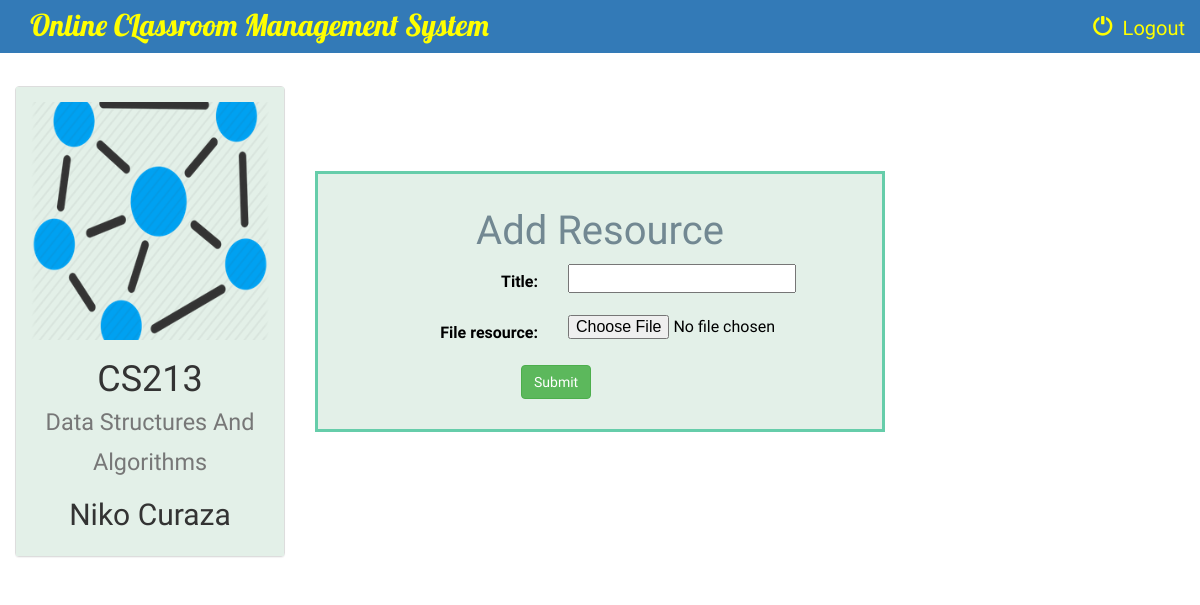
Page /instructor/1/add_resource/ (signed in) on the committed database.
### instructor/models.py (models this page shows, shortened)
class Course(models.Model):
    name = models.CharField(max_length=100)
    code = models.CharField(max_length=100)
    instructor = models.ForeignKey(Instructor, on_delete=models.CASCADE)
    course_logo = models.FileField(default=1)

class Instructor(models.Model):
    user = models.ForeignKey(User,on_delete=models.CASCADE, default=1)
    name = models.CharField(max_length=100)
    information = models.CharField(max_length=1000,default=1)
    def __str__(self):
        return self.name

### instructor/views.py (the view, shortened to what this page needs)
# urls.py: path('<int:course_id>/add_resource/', views.add_resource, name='add_resource'),
@login_required
def add_resource(request, course_id):
    form = ResourceForm(request.POST or None, request.FILES or None)
    instructor = Instructor.objects.get(user=request.user)
    course = Course.objects.get(id=course_id)
    return render(request, 'instructor/add_resource.html', {'form': form, 'course': course})

### instructor/forms.py
class ResourceForm(forms.ModelForm):
    class Meta:
        model = Resources
        fields = ['title', 'file_resource']

### instructor/templates/instructor/add_resource.html (shortened to what this page needs)
{% extends 'instructor/instructor_basic_page.html' %}
{% block body %}
<br>
<div class="container-fluid">
    <div class="row">
        <div class="col-sm-6 col-md-3">
            <div class="panel panel-default">
                <div class="panel-body" style="background-color: #e3f0e8;border: 0px solid #66cdaa;">
                    <a href="{% url 'instructor:instructor_detail' course.id %}">
                        {% if course.course_logo %}
                            <img src="{{ course.course_logo.url }}" class="img-responsive">
                        {% else %}
                            <h3>No image to display</h3>
                        {% endif %}
                    </a>
                    <h1 align="center">{{ course.code }}<br> <small>{{ course.name }}</small></h1>
                    <h2 align="center">{{ course.instructor }}</h2>
                </div>
            </div>
        </div>
        <br><br><br>
        <div class="col-sm-6">
                <div class="panel-body"style="background-color:#e3f0e8;color:black;border: 3px solid #66cdaa;font-family: 'Abhaya Libre';font-size:16px;">
                    <h3 align="center"; style="text-align:center;font-family:Volkhov,cursive;font-size:40px;color: #728892">Add Resource</h3>
               <form class="form-horizontal" role="form" action="" method="post" enctype="multipart/form-data">
        {% for field in form %}
        <div class="form-group">
            <div class="col-sm-offset-2 col-sm-10">
            </div>
        <label class="control-label col-sm-5">{{ field.label_tag }}</label>
        <div class="col-sm-5">{{ field }}</div>
        </div>
        {% endfor %}
        <div class="form-group">
            <div class="col-sm-offset-4 col-sm-10">
                <button type="submit" class="btn btn-success">Submit</button>
            </div>
        </div>
    </form>
                </div>
            </div>
    </div>
</div>
{% endblock %}

### instructor/templates/instructor/instructor_basic_page.html (style rules this page uses)
a { color: yellow; }
body { background: url('https://i.pinimg.com/originals/5d/5d/79/5d5d79ab40f17440b11dfdf9cd0f1f08.jpg') no-repeat center center fixed; background-size: cover; font-family: Ledger;font-size: 20px; }

### rows in the picture
Course: course_logo (picture), code "CS213", name "Data Structures And Algorithms", instructor "Niko Curaza"

### other values in the picture
{{ field.label_tag }} "Title:" "File resource:"
